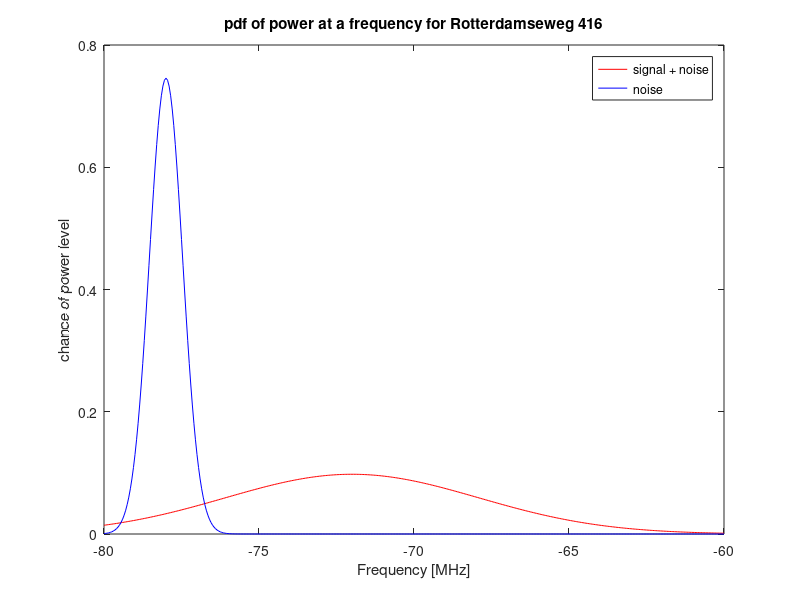
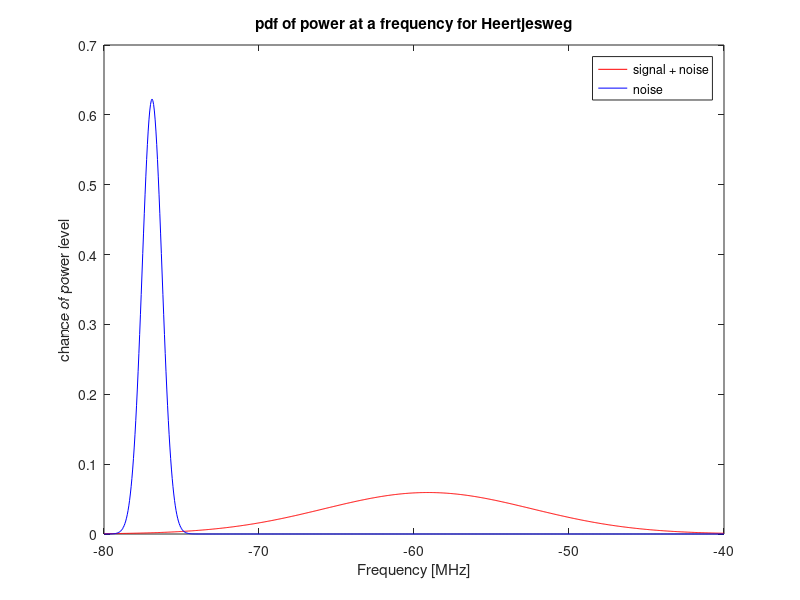
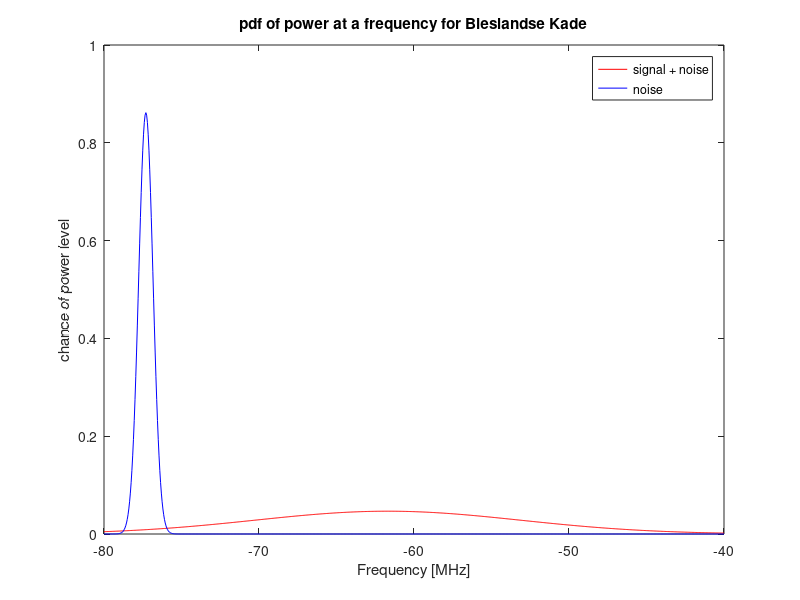
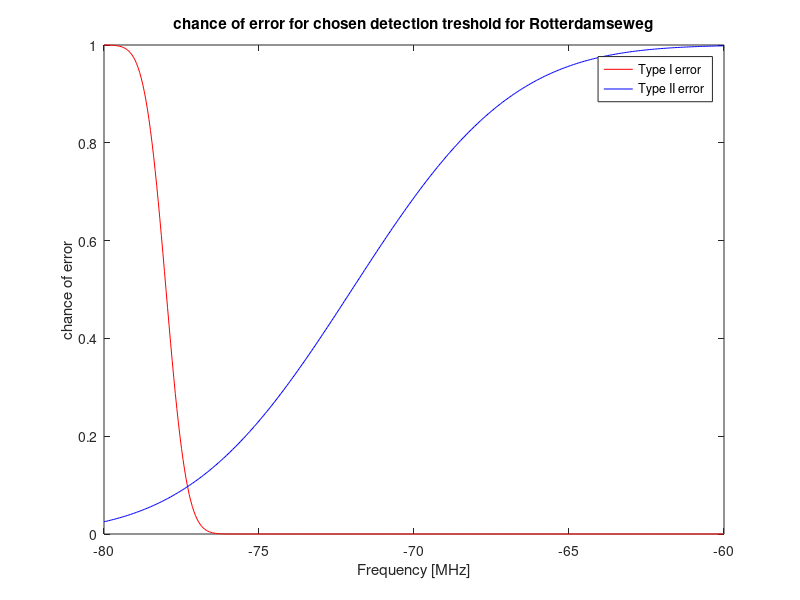

The MATLAB script that drew these images, in order:
%% CODE FOR GENERATING PDF FUNCTIONS FOR GNU RADIO REPORT
%  J.L.F. Betting, student nr. 4016513

% pdf functions for the signals at the different locations
PsignalR = makedist('Normal','mu',-72, 'sigma',4.082);  % R'damseweg 416, signal + noise
PnosignalR = makedist('Normal','mu',-78, 'sigma',0.535); % R'damseweg 416, noise
PsignalH = makedist('Normal','mu',-59.1, 'sigma',6.719); % Heertjeslaan, signal + noise
PnosignalH = makedist('Normal','mu',-76.9, 'sigma',0.641); % Heertjeslaan, noise
PsignalB = makedist('Normal','mu',-61.7, 'sigma',8.557); % Bieslandse Kade, signal + noise
PnosignalB = makedist('Normal','mu',-77.3, 'sigma',0.463); % Bieslandse Kade, noise.

% Plotting the functions for every location
figure(1)
powerR = -80:0.05:-60;
plot(powerR,PsignalR.pdf(powerR), 'r');
hold on;
plot(powerR,PnosignalR.pdf(powerR),'b');
title('pdf of power at a frequency for Rotterdamseweg 416');
legend('signal + noise', 'noise');
xlabel('Frequency [MHz]');
ylabel('chance of power level');

figure(2)
powerH = -80:0.05:-40;
plot(powerH,PsignalH.pdf(powerH), 'r');
hold on;
plot(powerH,PnosignalH.pdf(powerH),'b');
title('pdf of power at a frequency for Heertjesweg');
legend('signal + noise', 'noise');
xlabel('Frequency [MHz]');
ylabel('chance of power level');

figure(3)
powerB = -80:0.05:-40;
plot(powerH,PsignalB.pdf(powerB), 'r');
hold on;
plot(powerH,PnosignalB.pdf(powerB),'b');
title('pdf of power at a frequency for Bieslandse Kade');
legend('signal + noise', 'noise');
xlabel('Frequency [MHz]');
ylabel('chance of power level');

figure(4)
R_type1 = 1-PnosignalR.cdf(powerR); % Chance of detection, while there is only noise
R_type2 = PsignalR.cdf(powerR);     % Chance of non-detection of signal

plot(powerR,R_type1,'r');
hold on;
plot(powerR,R_type2,'b');
title('chance of error for chosen detection treshold for Rotterdamseweg');
legend('Type I error', 'Type II error');
xlabel('Frequency [MHz]');
ylabel('chance of error');

disp('The minimal chance of error for Rotterdamseweg is:');
idealThresholdR = min(R_type1 + R_type2);
disp(idealThresholdR);
indexMinR = find((R_type1 + R_type2)==idealThresholdR);
disp('This is achieved by choosing a threshold [dB] of:');
powerR(indexMinR)

figure(5)
H_type1 = 1-PnosignalH.cdf(powerH); % Chance of detection, while there is only noise
H_type2 = PsignalH.cdf(powerH);     % Chance of non-detection of signal

plot(powerH,H_type1,'r');
hold on;
plot(powerH,H_type2,'b');
title('chance of error for chosen detection treshold for Heertjeslaan');
legend('Type I error', 'Type II error');
xlabel('Frequency [MHz]');
ylabel('chance of error');

disp('The minimal chance of error for Heertjeslaan is:');
idealThresholdH = min(H_type1 + H_type2);
disp(idealThresholdH);
indexMinH = find((H_type1 + H_type2)==idealThresholdH);
disp('This is achieved by choosing a threshold [dB] of:');
powerH(indexMinH)

figure(6)
B_type1 = 1-PnosignalB.cdf(powerB); % Chance of detection, while there is only noise
B_type2 = PsignalB.cdf(powerB);     % Chance of non-detection of signal

plot(powerB,B_type1,'r');
hold on;
plot(powerB,B_type2,'b');
title('chance of error for chosen detection treshold for Bieslandse Kade');
legend('Type I error', 'Type II error');
xlabel('Frequency [MHz]');
ylabel('chance of error');

disp('The minimal chance of error for Bieslandse Kade is:');
idealThresholdB = min(B_type1 + B_type2);
disp(idealThresholdB);
indexMinB = find((B_type1 + B_type2)==idealThresholdB);
disp('This is achieved by choosing a threshold [dB] of:');
powerB(indexMinB)